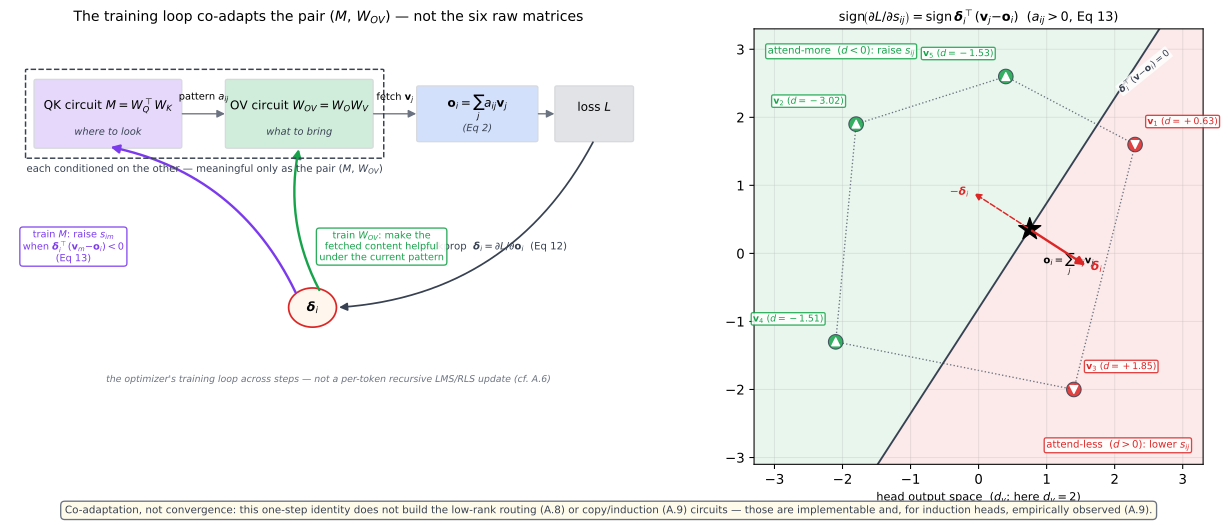

Write Python code to recreate this figure.
"""Why the QK and OV circuits co-adapt (Appendix A, section A.11, final paragraph).

Two panels, deterministic (fixed numeric constants; no rng needed). Column-vector
convention, matching the rest of Appendix A.

The score-gradient identity of Equation (13) is

    dL/ds_im = a_im * delta_i^T (v_m - o_i),     delta_i = dL/do_i,  o_i = sum_j a_ij v_j (Eq 2)

and because a_im > 0 (a softmax weight), sign(dL/ds_im) = sign(delta_i^T (v_m - o_i)).
Gradient descent (s <- s - eta * dL/ds) therefore RAISES s_im -- attends more to key m --
exactly when delta_i^T (v_m - o_i) < 0, i.e. when pulling the output toward v_m has a
component along the descent direction -delta_i and so reduces the loss.

(left, schematic) The training loop the identity closes: the QK circuit M routes
("where to look"), the OV circuit W_OV fetches ("what to bring"), the output incurs a
loss, and the backprop gradient delta_i splits into two symmetric teaching signals that
feed back into M and W_OV -- so the head is meaningful only as the pair (M, W_OV), never
as the six raw matrices. This is the optimizer's training loop across steps, NOT a
per-token recursive LMS/RLS update (cf. A.6, which notes attention's adaptation is a
closed-form function of the current input).

(right, computed) The sign condition read geometrically in the head's output space (here
d_v = 2 for plottability; the half-space split is dimension-independent). For a
representative loss gradient delta_i, the hyperplane through o_i with normal delta_i
splits the value points into an attend-more half (the -delta_i side, delta_i^T(v-o_i) < 0,
green -> raise s_ij) and an attend-less half (red -> lower s_ij). o_i is the softmax-weighted
mean of the values (inside their convex hull). The five computed signed dots are printed.

CAVEAT (the paragraph states this explicitly): this descent identity shows the two
circuits CO-ADAPT; it does NOT prove training converges to the specific low-rank routing
(A.8) or copy / induction (A.9) circuits. Those are what a head can implement and, for
induction heads, are observed empirically (A.9), not guaranteed by this identity. The
figure shows one step's sign rule and the coupling, never a trajectory or a built circuit.

Outputs:
  qkv-coadaptation.svg
  qkv-coadaptation.json
"""
import json
import pathlib

import numpy as np
import matplotlib
matplotlib.use("Agg")
import matplotlib.pyplot as plt
from matplotlib.patches import FancyBboxPatch, FancyArrowPatch, Circle, Polygon

HERE = pathlib.Path(__file__).resolve().parent

# macOS Accelerate / NumPy 2.x raises spurious FP flags inside BLAS matmul;
# the printed results are exact (verified), so silence these non-errors.
np.seterr(divide="ignore", over="ignore", invalid="ignore")

# ---------------------------------------------------------------------------
# Computation (Panel B): the sign condition delta_i^T (v_j - o_i), fixed constants.
# ---------------------------------------------------------------------------
V = np.array([[2.3, 1.6], [-1.8, 1.9], [1.4, -2.0], [-2.1, -1.3], [0.4, 2.6]])
s = np.array([0.9, 0.2, 1.1, -0.3, 0.4])             # raw scores
a = np.exp(s - s.max()); a = a / a.sum()             # softmax weights (all > 0, sum 1)
o = a @ V                                            # output = weighted mean (Eq 2)
delta = np.array([0.85, -0.55])                      # a representative loss gradient dL/do_i
d = (V - o) @ delta                                  # signed dots delta^T (v_j - o)

assert a.min() > 0, "softmax weights must be positive (o_i strictly inside the hull)"

data = {
    "values_V": V.tolist(),
    "scores_s": s.tolist(),
    "softmax_weights_a": [round(float(x), 3) for x in a],
    "output_o_i": [round(float(x), 3) for x in o],
    "loss_gradient_delta_i": delta.tolist(),
    "signed_dots_d_j": [round(float(x), 2) for x in d],
    "attend_more_keys": [int(j + 1) for j in range(len(d)) if d[j] < 0],   # raise s_ij
    "attend_less_keys": [int(j + 1) for j in range(len(d)) if d[j] > 0],   # lower s_ij
    "d_v_plotting": 2,
}
with open(HERE / "qkv-coadaptation.json", "w") as f:
    json.dump(data, f, indent=1)

# =============================== FIGURE ====================================
QK_C, OV_C, OUT_C, LOSS_C = "#7c3aed", "#16a34a", "#2563eb", "#6b7280"
EDGE, MORE_C, LESS_C, GUIDE = "#374151", "#16a34a", "#dc2626", "#6b7280"

fig = plt.figure(figsize=(13.0, 5.6))
gs = fig.add_gridspec(1, 2, width_ratios=[1.32, 1.0], wspace=0.16)
ax1 = fig.add_subplot(gs[0])
ax2 = fig.add_subplot(gs[1])

# ---- Panel A: the co-adaptation training loop (schematic) -----------------
ax1.set_xlim(0, 12); ax1.set_ylim(0, 10); ax1.axis("off")
ax1.set_title(r"The training loop co-adapts the pair $(M,\,W_{OV})$ — not the six raw matrices",
              fontsize=10.5)


def box(x, y, w, h, fc, title, sub):
    ax1.add_patch(FancyBboxPatch((x, y), w, h, boxstyle="round,pad=0.04",
                                 fc=fc, ec=EDGE, lw=1.0, alpha=0.20))
    ax1.text(x + w / 2, y + h * 0.62, title, ha="center", va="center", fontsize=9.0)
    if sub:
        ax1.text(x + w / 2, y + h * 0.22, sub, ha="center", va="center",
                 fontsize=7.4, style="italic", color=EDGE)


def arrow(p, q, color=GUIDE, lw=1.0, rad=0.0):
    ax1.add_patch(FancyArrowPatch(p, q, arrowstyle="-|>", mutation_scale=12,
                                  color=color, lw=lw,
                                  connectionstyle=f"arc3,rad={rad}"))


# forward arc (top): M -> W_OV -> o_i -> L
box(0.5, 7.3, 2.7, 1.5, QK_C, r"QK circuit $M{=}W_Q^{\top}W_K$", "where to look")
box(4.1, 7.3, 2.7, 1.5, OV_C, r"OV circuit $W_{OV}{=}W_O W_V$", "what to bring")
box(7.7, 7.45, 2.2, 1.2, OUT_C, r"$\mathbf{o}_i{=}\sum_j a_{ij}\mathbf{v}_j$", "(Eq 2)")
box(10.3, 7.45, 1.4, 1.2, LOSS_C, r"loss $L$", "")

arrow((3.2, 8.05), (4.1, 8.05))
ax1.text(3.65, 8.42, r"pattern $a_{ij}$", ha="center", va="center", fontsize=7.4)
arrow((6.8, 8.05), (7.7, 8.05))
ax1.text(7.25, 8.42, r"fetch $\mathbf{v}_j$", ha="center", va="center", fontsize=7.4)
arrow((9.9, 8.05), (10.3, 8.05))

# backward arc: L -> split node, then two teaching signals back to M and W_OV
split = (5.7, 3.6)
ax1.add_patch(FancyArrowPatch((11.0, 7.45), (split[0] + 0.45, split[1]),
                              arrowstyle="-|>", mutation_scale=12, color=EDGE, lw=1.3,
                              connectionstyle="arc3,rad=-0.28"))
ax1.text(9.1, 5.0, r"backprop  $\boldsymbol{\delta}_i{=}\partial L/\partial\mathbf{o}_i$  (Eq 12)",
         ha="center", va="center", fontsize=7.6, color=EDGE)
ax1.add_patch(Circle(split, 0.45, fc="#fff7ed", ec=LESS_C, lw=1.3))
ax1.text(split[0], split[1], r"$\boldsymbol{\delta}_i$", ha="center", va="center", fontsize=9.5)

# teaching signal 1 -> M (purple, bold)
ax1.add_patch(FancyArrowPatch((split[0] - 0.3, split[1] + 0.3), (1.85, 7.3),
                              arrowstyle="-|>", mutation_scale=13, color=QK_C, lw=1.8,
                              connectionstyle="arc3,rad=0.25"))
ax1.text(1.2, 5.0,
         "train $M$: raise $s_{im}$\n" r"when $\boldsymbol{\delta}_i^{\top}(\mathbf{v}_m{-}\mathbf{o}_i){<}0$" "\n(Eq 13)",
         ha="center", va="center", fontsize=7.3, color=QK_C,
         bbox=dict(boxstyle="round,pad=0.3", fc="white", ec=QK_C, alpha=0.9))

# teaching signal 2 -> W_OV (green, bold)
ax1.add_patch(FancyArrowPatch((split[0] + 0.15, split[1] + 0.35), (5.45, 7.3),
                              arrowstyle="-|>", mutation_scale=13, color=OV_C, lw=1.8,
                              connectionstyle="arc3,rad=-0.18"))
ax1.text(7.0, 5.0,
         "train $W_{OV}$: make the\nfetched content helpful\nunder the current pattern",
         ha="center", va="center", fontsize=7.3, color=OV_C,
         bbox=dict(boxstyle="round,pad=0.3", fc="white", ec=OV_C, alpha=0.9))

# dashed enclosure: (M, W_OV) are the pair
ax1.add_patch(FancyBboxPatch((0.32, 7.05), 6.7, 2.0, boxstyle="round,pad=0.02",
                             fill=False, ec=EDGE, lw=1.1, ls="--"))
ax1.text(3.67, 6.78, r"each conditioned on the other — meaningful only as the pair $(M,\,W_{OV})$",
         ha="center", va="center", fontsize=7.6, color=EDGE)

# A.6 closed-form (not recursive LMS) footnote
ax1.text(6.0, 1.95,
         "the optimizer's training loop across steps — not a per-token recursive LMS/RLS update (cf. A.6)",
         ha="center", va="center", fontsize=7.0, style="italic", color=GUIDE)

# ---- Panel B: the sign condition as a half-space (computed) ----------------
ax2.set_xlim(-3.3, 3.3); ax2.set_ylim(-3.1, 3.3); ax2.set_aspect("equal")
ax2.set_title(r"$\mathrm{sign}\!\left(\partial L/\partial s_{ij}\right)=\mathrm{sign}\,\boldsymbol{\delta}_i^{\top}(\mathbf{v}_j{-}\mathbf{o}_i)$  ($a_{ij}{>}0$, Eq 13)",
              fontsize=9.6)

# half-plane shading from the computed sign field
gx, gy = np.meshgrid(np.linspace(-3.3, 3.3, 220), np.linspace(-3.1, 3.3, 220))
Z = (gx - o[0]) * delta[0] + (gy - o[1]) * delta[1]
ax2.contourf(gx, gy, Z, levels=[Z.min() - 1, 0, Z.max() + 1],
             colors=[MORE_C, LESS_C], alpha=0.10)

# convex hull (dotted) — shows o_i is the weighted mean, an interior point
ang = np.argsort(np.arctan2(V[:, 1] - V[:, 1].mean(), V[:, 0] - V[:, 0].mean()))
ax2.add_patch(Polygon(V[ang], closed=True, fill=False, ec=GUIDE, ls=":", lw=1.0))

# hyperplane line through o, perpendicular to delta
perp = np.array([-delta[1], delta[0]]); perp = perp / np.linalg.norm(perp)
p0, p1 = o - 5 * perp, o + 5 * perp
ax2.plot([p0[0], p1[0]], [p0[1], p1[1]], color=EDGE, lw=1.4)
lab = o + 2.35 * perp                                  # a point on the line, inside the panel
ax2.text(lab[0], lab[1], r"$\boldsymbol{\delta}_i^{\top}(\mathbf{v}{-}\mathbf{o}_i){=}0$",
         fontsize=7.0, color=EDGE, ha="left", va="bottom", rotation=39,
         bbox=dict(boxstyle="round,pad=0.12", fc="white", ec="none", alpha=0.8))

# value points, colored by sign; triangles encode raise/lower
for j in range(len(V)):
    more = d[j] < 0
    ax2.scatter(*V[j], s=120, color=(MORE_C if more else LESS_C), alpha=0.85,
                edgecolor=EDGE, lw=0.8, zorder=3)
    ax2.scatter(*V[j], marker=("^" if more else "v"), s=34, color="white", zorder=4)
    dx = 0.18 if V[j, 0] >= o[0] else -0.18
    ax2.annotate(rf"$\mathbf{{v}}_{j+1}\ (d{{=}}{d[j]:+.2f})$",
                 V[j], xytext=(V[j, 0] + dx, V[j, 1] + 0.30),
                 fontsize=7.0, ha=("left" if dx > 0 else "right"),
                 color=(MORE_C if more else LESS_C),
                 bbox=dict(boxstyle="round,pad=0.18", fc="white",
                           ec=(MORE_C if more else LESS_C), alpha=0.85))

# output o_i (star) and gradient arrows
ax2.scatter(*o, marker="*", s=300, color="black", zorder=5)
ax2.annotate(r"$\mathbf{o}_i{=}\sum_j a_{ij}\mathbf{v}_j$", o, xytext=(o[0] + 0.2, o[1] - 0.5),
             fontsize=7.6, ha="left")
ax2.add_patch(FancyArrowPatch(o, o + delta, arrowstyle="-|>", mutation_scale=13,
                              color=LESS_C, lw=1.8, zorder=5))
ax2.text(o[0] + delta[0] + 0.05, o[1] + delta[1], r"$\boldsymbol{\delta}_i$",
         color=LESS_C, fontsize=9.0, ha="left", va="center")
ax2.add_patch(FancyArrowPatch(o, o - delta, arrowstyle="-|>", mutation_scale=11,
                              color=LESS_C, lw=1.1, ls="--", zorder=5))
ax2.text(o[0] - delta[0] - 0.05, o[1] - delta[1], r"$-\boldsymbol{\delta}_i$",
         color=LESS_C, fontsize=8.0, ha="right", va="center")

# side labels for the two half-planes
ax2.text(-3.1, 3.05, "attend-more  ($d{<}0$): raise $s_{ij}$", fontsize=7.6, color=MORE_C,
         ha="left", va="top", bbox=dict(boxstyle="round,pad=0.2", fc="white", ec=MORE_C, alpha=0.85))
ax2.text(3.1, -2.9, "attend-less  ($d{>}0$): lower $s_{ij}$", fontsize=7.6, color=LESS_C,
         ha="right", va="bottom", bbox=dict(boxstyle="round,pad=0.2", fc="white", ec=LESS_C, alpha=0.85))
ax2.grid(alpha=0.25)
ax2.set_xlabel(r"head output space  ($d_v$; here $d_v{=}2$)", fontsize=8.5)

# ---- shared caveat banner -------------------------------------------------
fig.text(0.5, 0.015,
         "Co-adaptation, not convergence: this one-step identity does not build the low-rank routing (A.8) or "
         "copy/induction (A.9) circuits — those are implementable and, for induction heads, empirically observed (A.9).",
         ha="center", va="bottom", fontsize=7.8, color=EDGE,
         bbox=dict(boxstyle="round,pad=0.4", fc="#fffbeb", ec=GUIDE, lw=1.0))

fig.subplots_adjust(left=0.02, right=0.99, top=0.92, bottom=0.11)
fig.savefig(HERE / "qkv-coadaptation.svg", bbox_inches="tight")
print("wrote qkv-coadaptation.svg / .json")
print(f"  softmax a = {np.round(a,3).tolist()} (sum {a.sum():.3f}, min {a.min():.3f})")
print(f"  o_i = {np.round(o,3).tolist()}  (inside hull)")
print(f"  signed dots d_j = {np.round(d,2).tolist()}")
print(f"  attend-more (raise) keys = {data['attend_more_keys']}, attend-less (lower) = {data['attend_less_keys']}")
